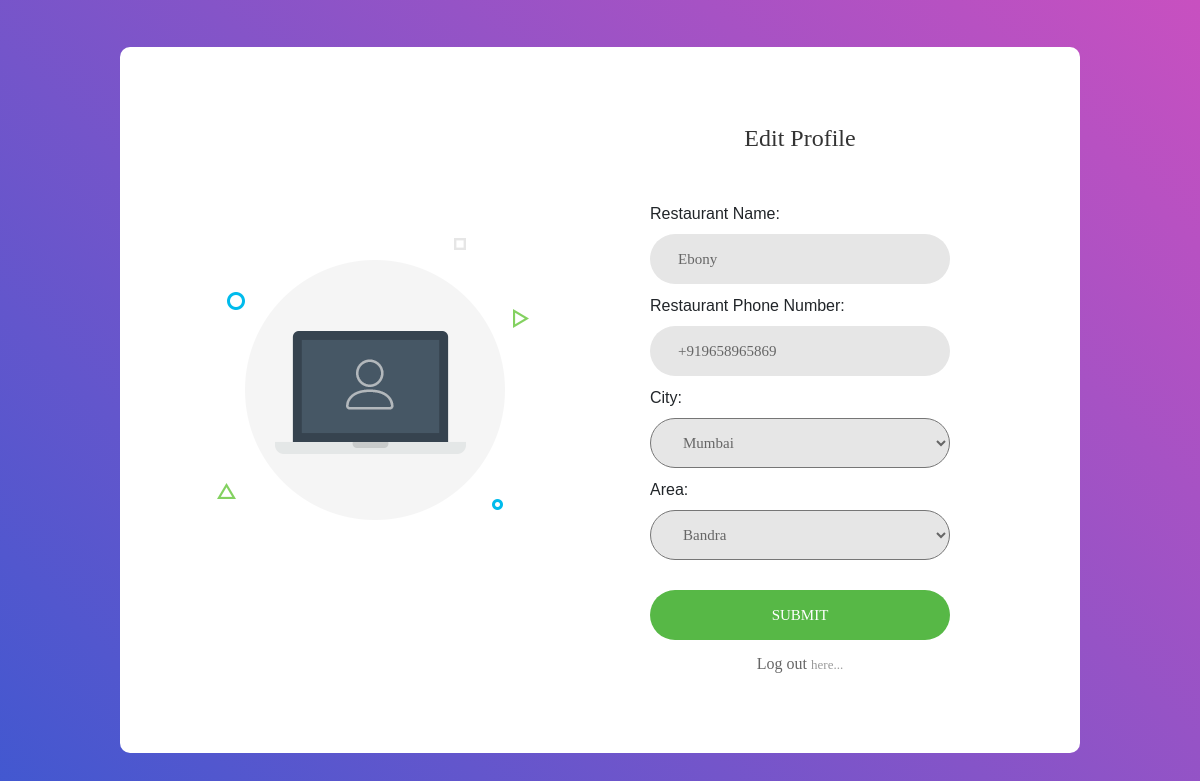
The app's page /restaurant/edit/ (signed in) with its own data.
### Restaurants/models.py (models this page shows, shortened)
class Restaurant(models.Model):
    Restaurant_ID = models.AutoField(primary_key=True)
    user = models.OneToOneField(User, on_delete=models.CASCADE)
    Restaurant_Name = models.CharField(max_length=250)
    Restaurant_Street = models.CharField(max_length=250)
    city = models.ForeignKey(City, on_delete=models.SET_NULL, null=True)
    area = models.ForeignKey(Area, on_delete=models.SET_NULL, null=True)
    Restaurant_Pin = models.CharField(max_length=6, default=132658)
    Restaurant_Phone_Number = PhoneNumberField()
    Restaurant_Logo = models.ImageField(upload_to='media',
                                        default='media/default_res.jpg')
    Restaurant_Ratings_Count = models.IntegerField(default=0)
    Restaurant_Rating = models.IntegerField(MaxValueValidator(10), default=0)

### Restaurants/views.py (the view)
# urls.py: path('edit/', views.edit_profile, name='Cus_edit_profile'),
@login_required(login_url='Res_login')
def edit_profile(request):
    print(request.user)
    instance = Restaurant.objects.get(user=request.user)
    form = RestaurantProfileInfoForm(request.POST or None, instance=instance)
    if form.is_valid():
        form.save()
        return redirect('Main_index')
    return render(request, 'Restaurant/edit_profile.html', {'form': form})

### Restaurants/forms.py
class RestaurantProfileInfoForm(forms.ModelForm):
    class Meta:
        model = Restaurant
        fields = ('Restaurant_Name',
                  'Restaurant_Phone_Number',
                  'city',
                  'area',)
    def __init__(self, *args, **kwargs):
        super().__init__(*args, **kwargs)
        self.fields['area'].queryset = Area.objects.none()
        print(self.fields['area'].queryset)
        if 'city' in self.data:
            try:
                city_id = int(self.data.get('city'))
                self.fields['area'].queryset = Area.objects.filter(city_id=city_id).order_by('name')
            except (ValueError, TypeError):
                pass  # invalid input from the client; ignore and fallback to empty city queryset
        elif self.instance.pk:
            self.fields['area'].queryset = self.instance.city.area_set.order_by('name')

### Restaurants/models.py (called while the page is built)
    def __str__(self):
        return self.name

    def __str__(self):
        return self.name

### Restaurants/templates/Restaurant/edit_profile.html (shortened to what this page needs)
<!DOCTYPE html>
<html lang="en">
{% load staticfiles %}
<head>
	<link rel="stylesheet" type="text/css" href="{% static  "css/bootstrap.min.css" %}">
	<link rel="stylesheet" type="text/css" href="{% static  "css/font-awesome.min.css" %}">
	<link rel="stylesheet" type="text/css" href="{% static  "css/main.css" %}">
	<link rel="stylesheet" type="text/css" href="{% static  "css/util.css" %}">
</head>
<body>
	<div class="limiter">
		<div class="container-login100">
			<div class="wrap-login100">
				<div class="login100-pic js-tilt" data-tilt>
					<img src="{% static "img-01.png" %}" alt="IMG">
				</div>
				<form class="login100-form validate-form" method="POST" action="{% url "Res_edit_profile" %}">
					<span class="login100-form-title">
                        Edit Profile
					</span>
                    {% for field in form %}
                        {{ field.label_tag }}<br>
					<div class="wrap-input100 validate-input input100">
                        {{ field }}
						<span class="focus-input100"></span>
					</div>
                    {% endfor %}
					<div class="container-login100-form-btn">
						<button class="login100-form-btn" type="submit" value="signup">
							Submit
						</button>
					</div>
					<div class="text-center p-t-12">
                        {% if user.is_authenticated %}
						<a class="txt2" href="{% url 'logout' %}">
							Log out
						</a>
                        {% endif %}
                        <span class="txt1">
							here...
						</span>
					</div>
                </form>
			</div>
		</div>
	</div>
</body>
</html>

### Main/static/css/main.css (style rules this page uses)
* { margin: 0px; padding: 0px; box-sizing: border-box; }
body, html { height: 100%; font-family: Poppins-Regular, sans-serif; }
a { font-family: Poppins-Regular; font-size: 14px; line-height: 1.7; color: #666666; margin: 0px; transition: all 0.4s; -webkit-transition: all 0.4s; -o-transition: all 0.4s; -moz-transition: all 0.4s; }
input { outline: none; border: none; }
button { outline: none !important; border: none; background: transparent; }
.txt1 { font-family: Poppins-Regular; font-size: 13px; line-height: 1.5; color: #999999; }
.txt2 { font-family: Poppins-Regular; font-size: 16px; line-height: 1.5; color: #666666; }
.limiter { width: 100%; margin: 0 auto; }
.container-login100 { width: 100%; min-height: 100vh; display: -webkit-box; display: -webkit-flex; display: -moz-box; display: -ms-flexbox; display: flex; flex-wrap: wrap; justify-content: center; align-items: center; padding: 25px; background: #9053c7; background: -webkit-linear-gradient(-135deg, #c850c0, #4158d0); background: -o-linear-gradient(-135deg, #c850c0, #4158d0); background: -moz-linear-gradient(-135deg, #c850c0, #4158d0); background: linear-gradient(-135deg, #c850c0, #4158d0); }
.wrap-login100 { width: 960px; background: #fff; border-radius: 10px; overflow: hidden; display: -webkit-box; display: -webkit-flex; display: -moz-box; display: -ms-flexbox; display: flex; flex-wrap: wrap; justify-content: space-between; padding: 77px 130px 77px 95px; }
.login100-pic { width: 316px; padding-top: 110px; }
.login100-pic img { max-width: 100%; }
.login100-form { width: 300px; }
.login100-form-title { font-family: Poppins-Bold; font-size: 24px; color: #333333; line-height: 1.2; text-align: center; width: 100%; display: block; padding-bottom: 50px; }
.wrap-input100 { position: relative; width: 100%; z-index: 1; margin-bottom: 10px; }
.wrap-input100 input { font-family: Poppins-Medium; font-size: 15px; line-height: 1.5; color: #666666; display: block; width: 100%; background: #e6e6e6; height: 50px; border-radius: 25px; padding: 0 30px 0 28px; }
.wrap-input100 select { font-family: Poppins-Medium; font-size: 15px; line-height: 1.5; color: #666666; display: block; width: 100%; background: #e6e6e6; height: 50px; border-radius: 25px; padding: 0 30px 0 28px; }
.wrap-input100 select option { font-family: Poppins-Medium; font-size: 15px; line-height: 1.5; color: #666666; display: block; width: 100%; background: #f8f9fa; height: 50px; border-radius: 25px; padding: 0 30px 0 28px; }
.focus-input100 { display: block; position: absolute; border-radius: 25px; bottom: 0; left: 0; z-index: -1; width: 100%; height: 100%; box-shadow: 0px 0px 0px 0px; color: rgba(87,184,70, 0.8); }
.container-login100-form-btn { width: 100%; display: -webkit-box; display: -webkit-flex; display: -moz-box; display: -ms-flexbox; display: flex; flex-wrap: wrap; justify-content: center; padding-top: 20px; }
.login100-form-btn { font-family: Montserrat-Bold; font-size: 15px; line-height: 1.5; color: #fff; text-transform: uppercase; width: 100%; height: 50px; border-radius: 25px; background: #57b846; display: -webkit-box; display: -webkit-flex; display: -moz-box; display: -ms-flexbox; display: flex; justify-content: center; align-items: center; padding: 0 25px; -webkit-transition: all 0.4s; -o-transition: all 0.4s; -moz-transition: all 0.4s; transition: all 0.4s; }
.validate-input { position: relative; }

### records on screen
Restaurant: form "Ebony" "+919658965869" "Mumbai" "Bandra"

### other values on screen
{{ field.label_tag }} "Restaurant Name:" "Restaurant Phone Number:" "City:" "Area:"
